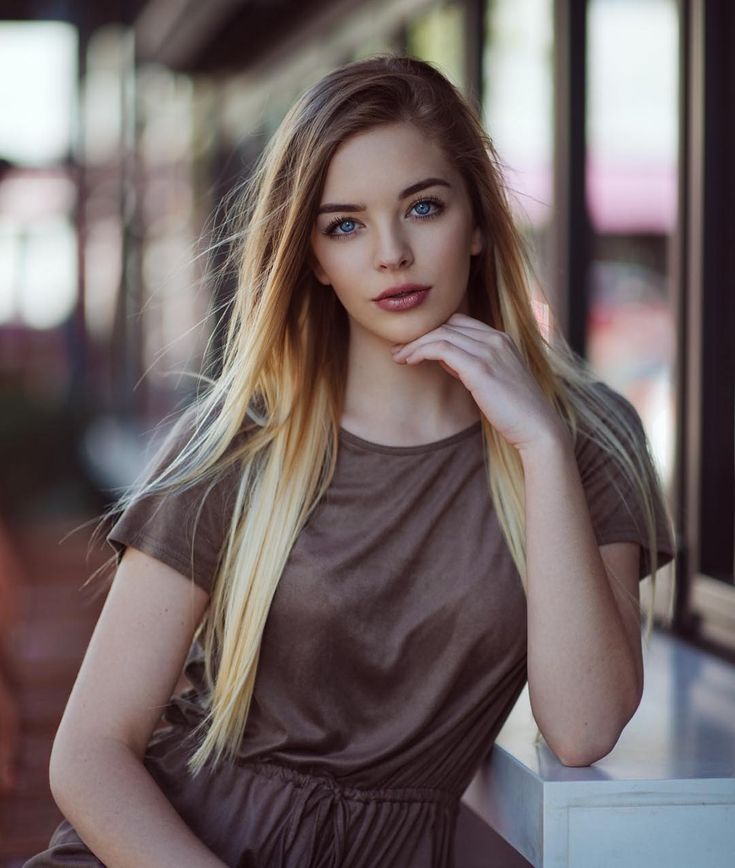
#> input picture girl2.jpg, 735 x 868 px
$ jupyter execute practicaDeteccionDeBordes.ipynb   (older library calls are emulated)
#> lines starting #> are read from the running program, lines starting #| are printed output that depends on the picture
deteccion de bordes Roberts

[cell 1]
import cv2
import numpy as np
import matplotlib.pyplot as plt

imagen = cv2.imread('girl2.jpg', cv2.IMREAD_GRAYSCALE)
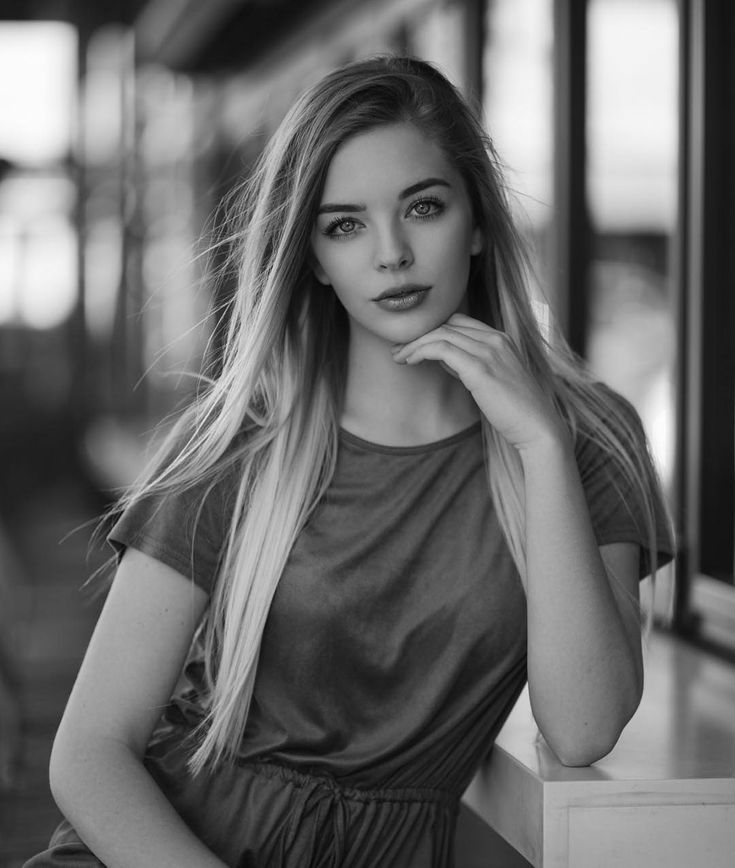
#> imagen: shape (868, 735); min 0, max 254, mean 106.1
kernel_x = np.array([[1, 0],
                    [0, -1]])

kernel_y = np.array([[0, 1],
                    [-1, 0]])
bordes_x = cv2.filter2D(imagen, -1, kernel_x)
bordes_y = cv2.filter2D(imagen, -1, kernel_y)
bordes = np.sqrt(np.square(bordes_x) + np.square(bordes_y))
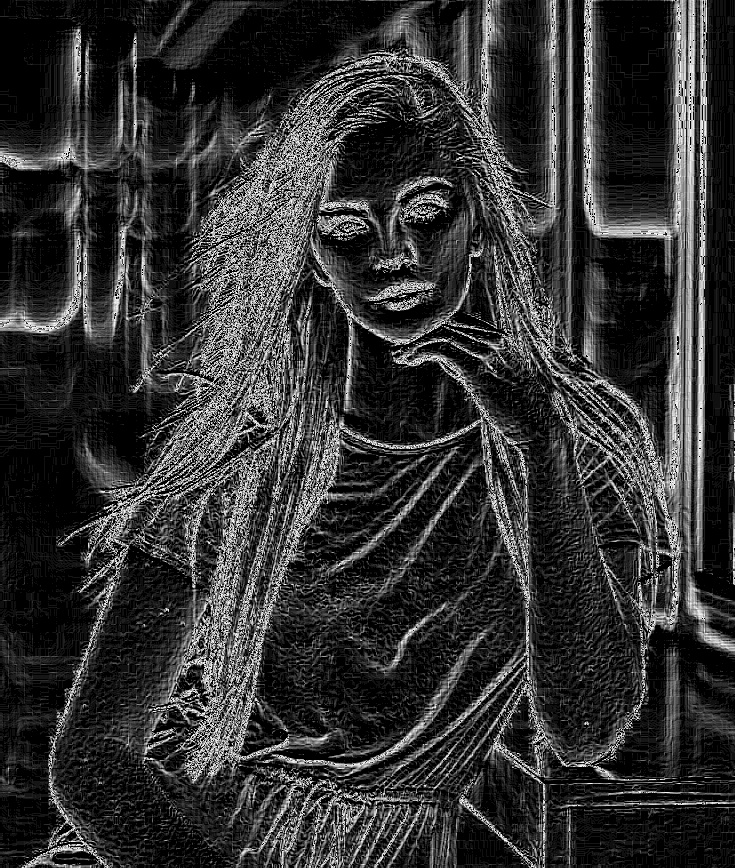
#> bordes: shape (868, 735) float16; min 0, max 15.91, mean 3.18; drawn with min black and max white
plt.figure(figsize=(12, 6))

plt.subplot(2, 2, 1)
plt.imshow(imagen, cmap='gray')
plt.title('imagen original')

plt.subplot(2, 2, 2)
plt.imshow(bordes_x, cmap='gray')
plt.title('bordes X ')

plt.subplot(2, 2, 3)
plt.imshow(bordes_y, cmap='gray')
plt.title('bordes Y ')

plt.subplot(2, 2, 4)
plt.imshow(bordes, cmap='gray')
plt.title('bordes Roberts')

plt.show()
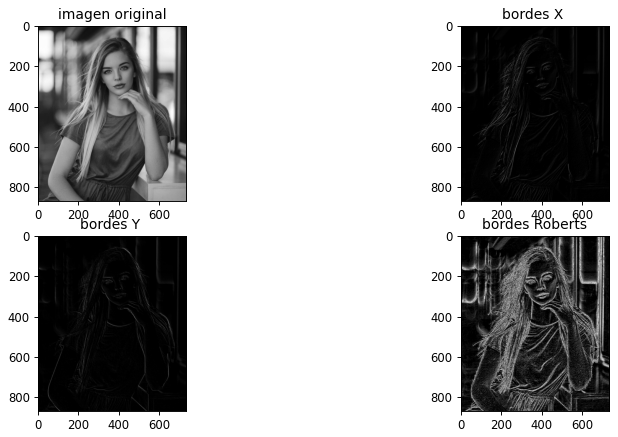
#> figure drawn by matplotlib, 4 panels

deteccion de bordes prewitt

[cell 2]
import cv2
import numpy as np
import matplotlib.pyplot as plt

imagen = cv2.imread('girl2.jpg', cv2.IMREAD_GRAYSCALE)

kernel_x = np.array([[-1, 0, 1],
                     [-1, 0, 1],
                     [-1, 0, 1]])

kernel_y = np.array([[1, 1, 1],
                     [0, 0, 0],
                     [-1, -1, -1]])

bordes_x = cv2.filter2D(imagen, -1, kernel_x)
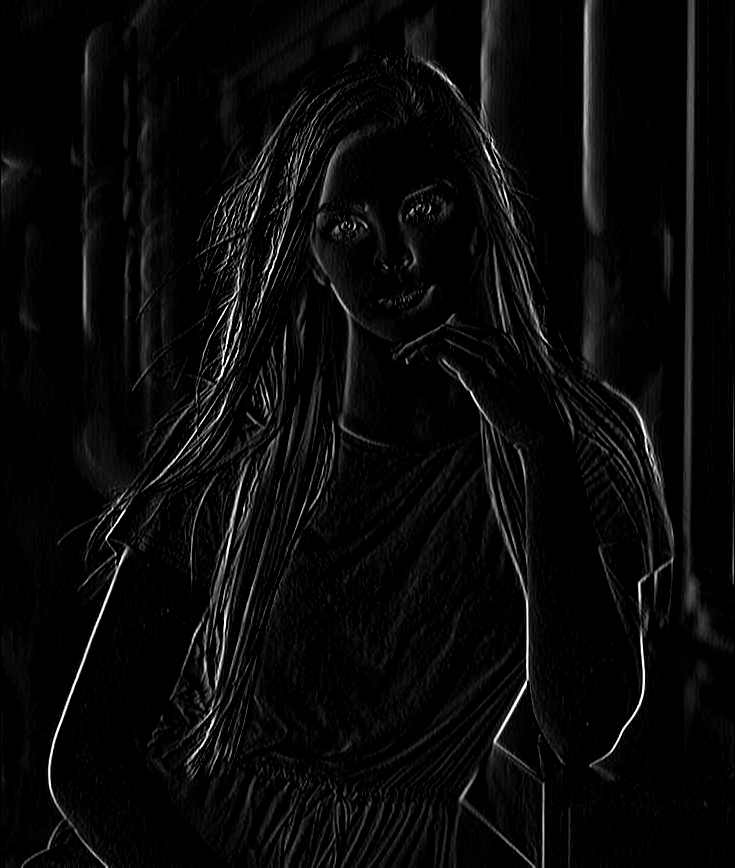
#> bordes_x: shape (868, 735); min 0, max 255, mean 9.6
bordes_y = cv2.filter2D(imagen, -1, kernel_y)

bordes = np.sqrt(np.square(bordes_x) + np.square(bordes_y))
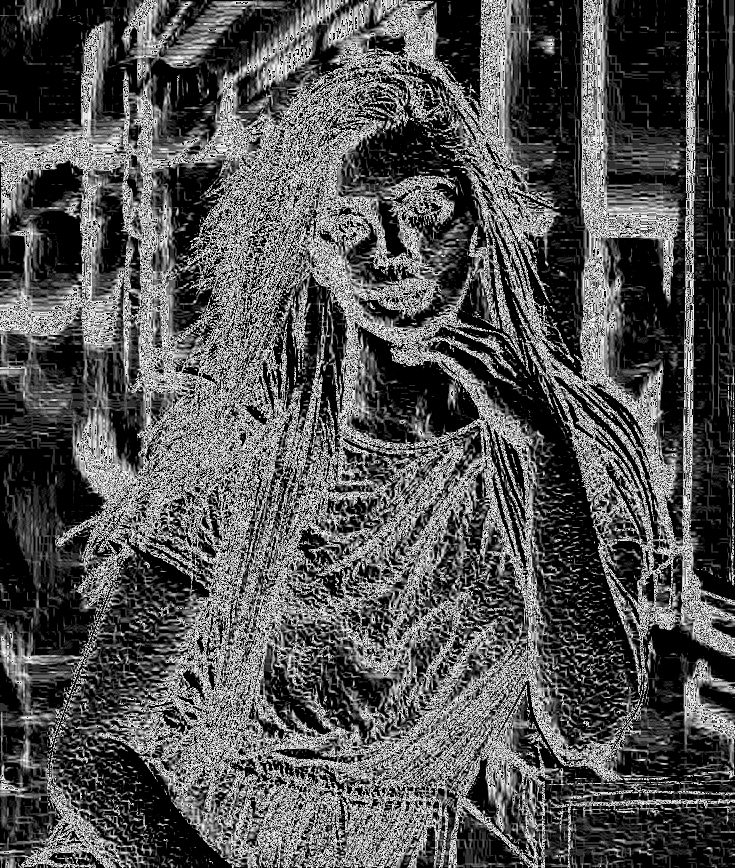
#> bordes: shape (868, 735) float16; min 0, max 15.91, mean 5.18; drawn with min black and max white

plt.figure(figsize=(12, 6))

plt.subplot(2, 2, 1)
plt.imshow(imagen, cmap='gray')
plt.title('imagen original')

plt.subplot(2, 2, 2)
plt.imshow(bordes_x, cmap='gray')
plt.title('bordes X ')

plt.subplot(2, 2, 3)
plt.imshow(bordes_y, cmap='gray')
plt.title('bordes Y')

plt.subplot(2, 2, 4)
plt.imshow(bordes, cmap='gray')
plt.title('bordes Prewitt')

plt.show()

deteccion de bordes sobel

[cell 3]
import cv2
import numpy as np
import matplotlib.pyplot as plt

imagen = cv2.imread('girl2.jpg', cv2.IMREAD_GRAYSCALE)

sobel_x = cv2.Sobel(imagen, cv2.CV_64F, 1, 0, ksize=3)
sobel_y = cv2.Sobel(imagen, cv2.CV_64F, 0, 1, ksize=3)
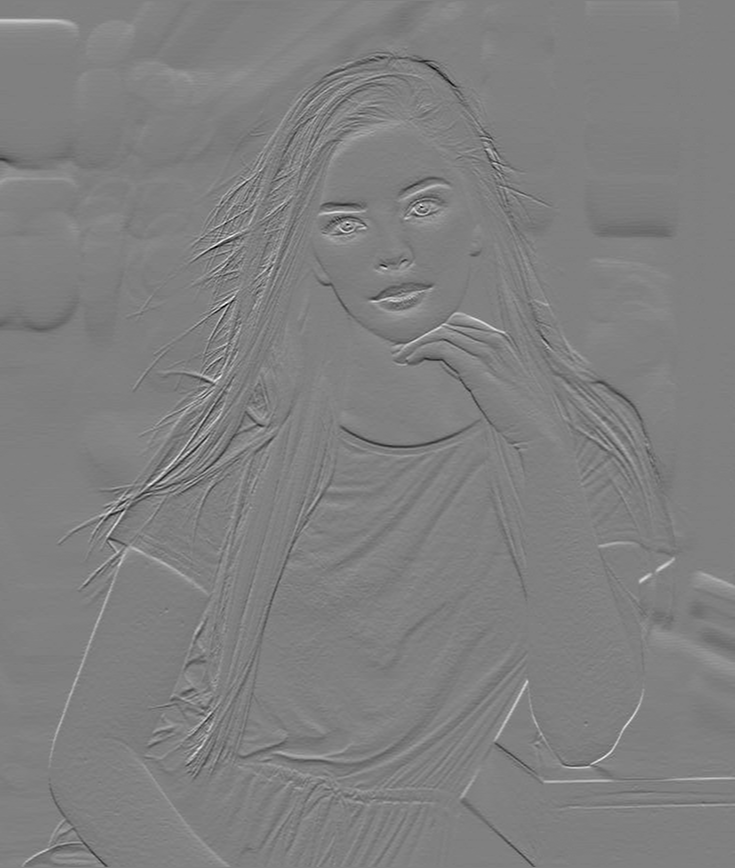
#> sobel_y: shape (868, 735) float64; min -461, max 457, mean 0; drawn with min black and max white

bordes = np.sqrt(np.square(sobel_x) + np.square(sobel_y))

plt.figure(figsize=(12, 6))

plt.subplot(2, 2, 1)
plt.imshow(imagen, cmap='gray')
plt.title('imagen original')

plt.subplot(2, 2, 2)
plt.imshow(sobel_x, cmap='gray')
plt.title('bordes X ')

plt.subplot(2, 2, 3)
plt.imshow(sobel_y, cmap='gray')
plt.title('bordes Y ')

plt.subplot(2, 2, 4)
plt.imshow(bordes, cmap='gray')
plt.title('bordes Sobel')

plt.show()

deteccion de bordes cany

[cell 4]
import cv2
import numpy as np
import matplotlib.pyplot as plt

imagen = cv2.imread('girl2.jpg', cv2.IMREAD_GRAYSCALE)

bordes = cv2.Canny(imagen, 100, 200)
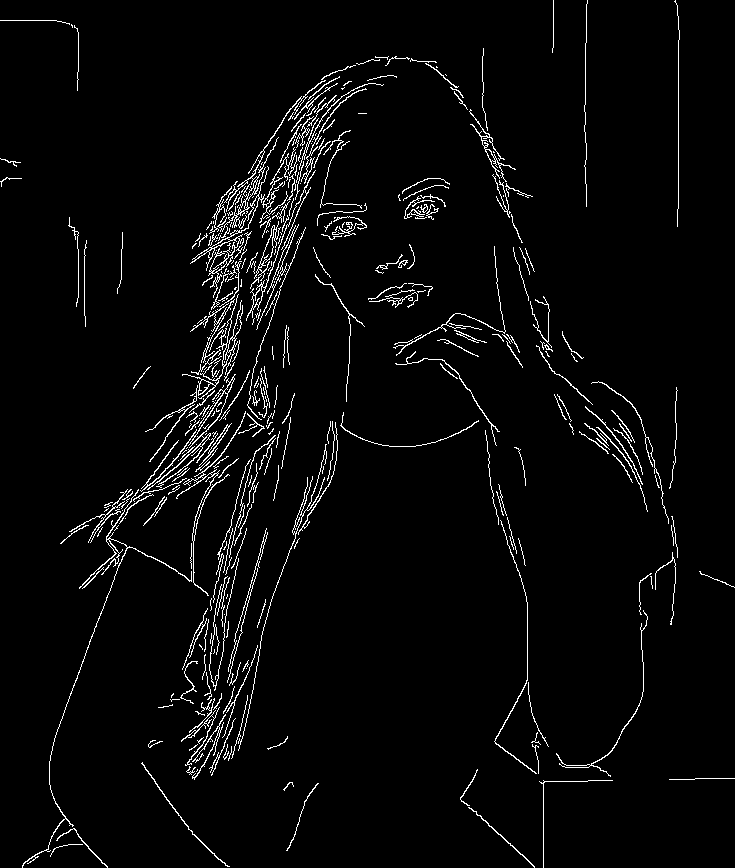
#> bordes: shape (868, 735); 3.4% white in thin lines or dots

plt.figure(figsize=(12, 6))

plt.subplot(1, 2, 1)
plt.imshow(imagen, cmap='gray')
plt.title('imagen original')

plt.subplot(1, 2, 2)
plt.imshow(bordes, cmap='gray')
plt.title('bordes Canny')

plt.show()

$ run again, with bunarizada_inv.jpg copied over girl2.jpg
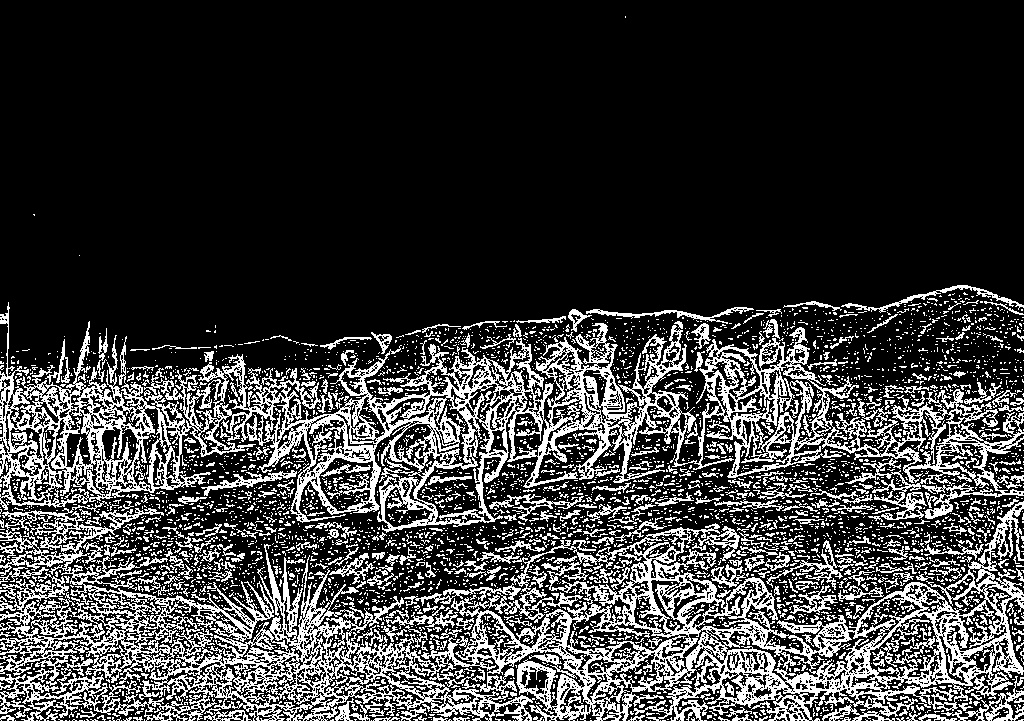
#> input picture bunarizada_inv.jpg, 1024 x 721 px
#> imagen is the input picture: shape (721, 1024); min 0, max 255, mean 58.6
#> `sobel_y = cv2.Sobel(imagen, cv2.CV_64F, 0, 1, ksize=3)`:
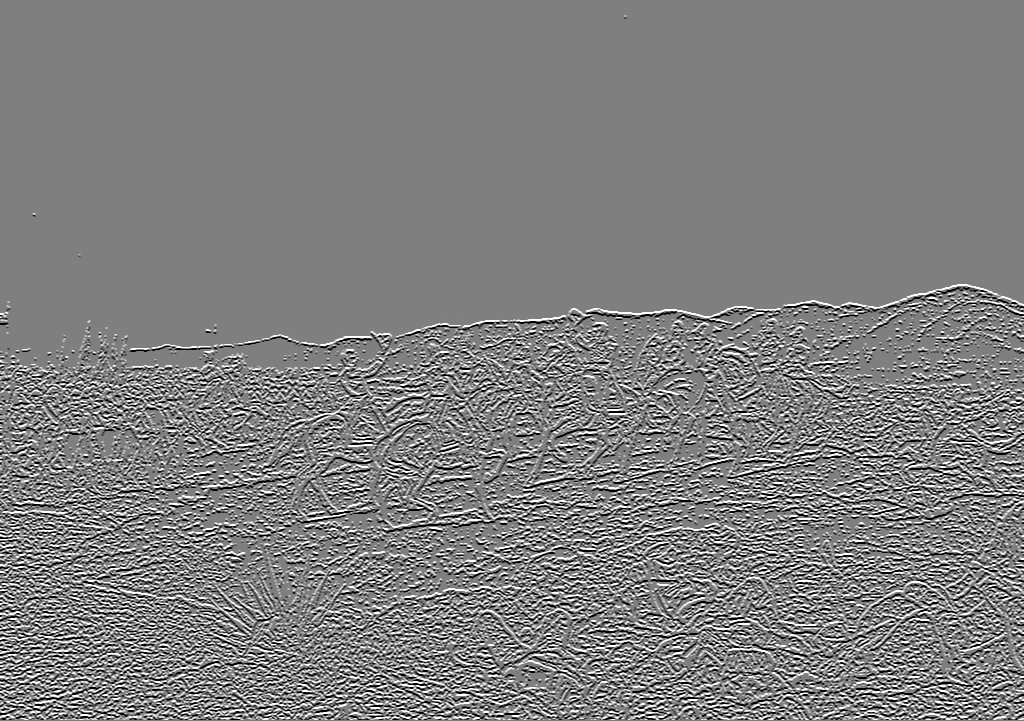
#> sobel_y: shape (721, 1024) float64; min -1020, max 1020, mean 1.4; drawn with min black and max white
#> `bordes = cv2.Canny(imagen, 100, 200)`:
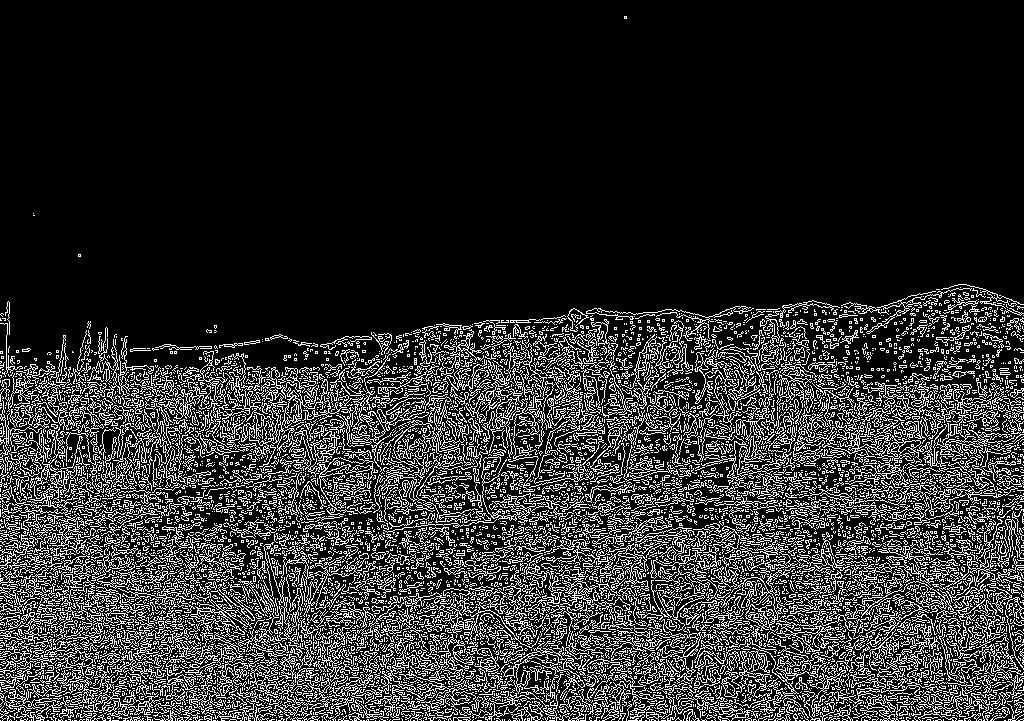
#> bordes: shape (721, 1024); 17.8% white in thin lines or dots

$ run again, with cancer.jpg copied over girl2.jpg
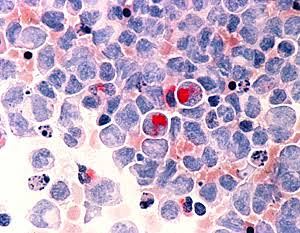
#> input picture cancer.jpg, 300 x 233 px
#> `bordes = cv2.Canny(imagen, 100, 200)`:
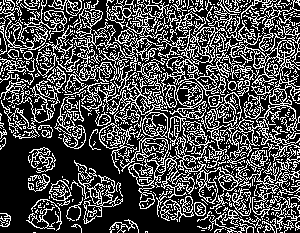
#> bordes: shape (233, 300); 30.1% white in thin lines or dots
